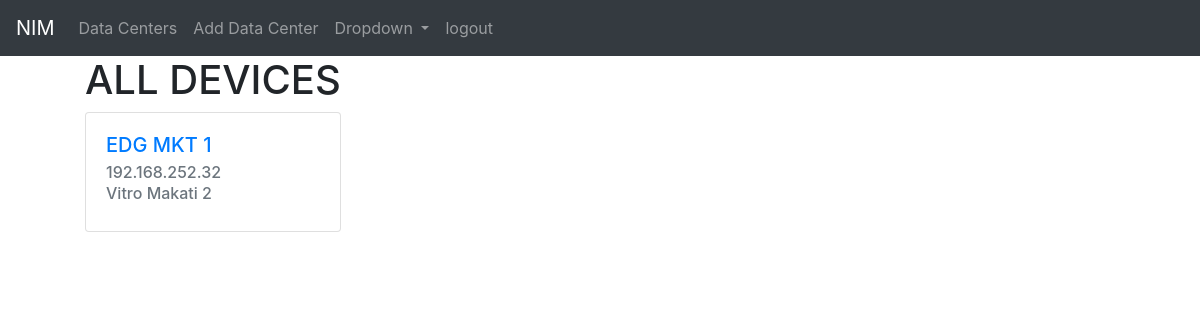
/dc_app/devices/ (signed in), run on the app's committed database.
### dc_app/models.py (models this page shows, shortened)
class Device(models.Model):
    hostname = models.CharField(max_length = 30)
    management_ip = models.CharField(max_length = 20)
    datacenter_location = models.ForeignKey(Data_center, on_delete=models.CASCADE, related_name='device')
    remote_access = models.CharField(max_length=30)
    device_os = models.CharField(max_length = 30)
    slug = models.SlugField(default="", blank = True ,null=False, db_index=True)

class Data_center(models.Model):
    location = models.CharField(max_length=100)
    def __str__(self):
        return self.location

### dc_app/views.py (the view)
# urls.py: path("devices/", views.AllDevicesView.as_view(), name='devices'),
class AllDevicesView(ListView):
    template_name = "dc_app/devices.html"
    model = Device
    context_object_name = "devices"

### dc_app/templates/dc_app/devices.html (shortened to what this page needs)
{% extends "base.html" %}
{% block body_block %}
{% if user.is_authenticated %}
<div class="container">
<ul>
    <h1>ALL DEVICES</h1>
 {% for device in devices %}
     <div class="card" style="width: 16rem; float:left;">
    <div class="card-body">
    <h5 class="card-title"><a href="{% url 'device_detail' device.slug %}">{{ device.hostname }}</a></h5>
    <h6 class="card-subtitle mb-2 text-muted">{{device.management_ip}}</h6>
        <h6 class="card-subtitle mb-2 text-muted">{{device.datacenter_location}}</h6>
     </div>
         </div>
     {% endfor %}
    </ul>
</div>
{% endif %}
{% endblock %}

### dc_app/static/dc_app/styles.css (style rules this page uses)
body { background-color: #e7e7e7; }

### data on the page
Device: hostname "EDG MKT 1", management_ip "192.168.252.32", datacenter_location "Vitro Makati 2"
